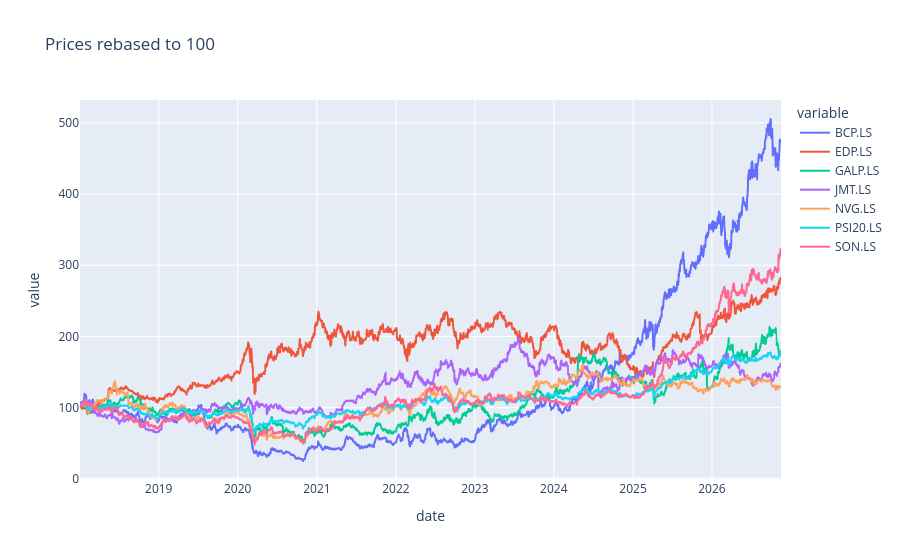

Source (notebook cell):
### Markdown cell above
## 5. Visual check — prices rebased to 100

### Code cell
rebased = prices.dropna() / prices.dropna().iloc[0] * 100
px.line(rebased, title="Prices rebased to 100").show()

### Figure 1 — Plotly figure (JSON) as saved in the notebook; plotly's stock layout.template omitted (floating-point values rounded to 4 significant figures; data arrays with more than 128 entries replaced by an {"elided": "..."} marker saying what was removed)
{"data": [{"hovertemplate": "variable=BCP.LS<br>date=%{x}<br>value=%{y}<extra></extra>", "legendgroup": "BCP.LS", "line": {"color": "#636efa", "dash": "solid"}, "marker": {"symbol": "circle"}, "mode": "lines", "name": "BCP.LS", "showlegend": true, "type": "scattergl", "x": {"elided": "2260 str values"}, "xaxis": "x", "y": {"elided": "2260 float values"}, "yaxis": "y"}, {"hovertemplate": "variable=EDP.LS<br>date=%{x}<br>value=%{y}<extra></extra>", "legendgroup": "EDP.LS", "line": {"color": "#EF553B", "dash": "solid"}, "marker": {"symbol": "circle"}, "mode": "lines", "name": "EDP.LS", "showlegend": true, "type": "scattergl", "x": {"elided": "2260 str values"}, "xaxis": "x", "y": {"elided": "2260 float values"}, "yaxis": "y"}, {"hovertemplate": "variable=GALP.LS<br>date=%{x}<br>value=%{y}<extra></extra>", "legendgroup": "GALP.LS", "line": {"color": "#00cc96", "dash": "solid"}, "marker": {"symbol": "circle"}, "mode": "lines", "name": "GALP.LS", "showlegend": true, "type": "scattergl", "x": {"elided": "2260 str values"}, "xaxis": "x", "y": {"elided": "2260 float values"}, "yaxis": "y"}, {"hovertemplate": "variable=JMT.LS<br>date=%{x}<br>value=%{y}<extra></extra>", "legendgroup": "JMT.LS", "line": {"color": "#ab63fa", "dash": "solid"}, "marker": {"symbol": "circle"}, "mode": "lines", "name": "JMT.LS", "showlegend": true, "type": "scattergl", "x": {"elided": "2260 str values"}, "xaxis": "x", "y": {"elided": "2260 float values"}, "yaxis": "y"}, {"hovertemplate": "variable=NVG.LS<br>date=%{x}<br>value=%{y}<extra></extra>", "legendgroup": "NVG.LS", "line": {"color": "#FFA15A", "dash": "solid"}, "marker": {"symbol": "circle"}, "mode": "lines", "name": "NVG.LS", "showlegend": true, "type": "scattergl", "x": {"elided": "2260 str values"}, "xaxis": "x", "y": {"elided": "2260 float values"}, "yaxis": "y"}, {"hovertemplate": "variable=PSI20.LS<br>date=%{x}<br>value=%{y}<extra></extra>", "legendgroup": "PSI20.LS", "line": {"color": "#19d3f3", "dash": "solid"}, "marker": {"symbol": "circle"}, "mode": "lines", "name": "PSI20.LS", "showlegend": true, "type": "scattergl", "x": {"elided": "2260 str values"}, "xaxis": "x", "y": {"elided": "2260 float values"}, "yaxis": "y"}, {"hovertemplate": "variable=SON.LS<br>date=%{x}<br>value=%{y}<extra></extra>", "legendgroup": "SON.LS", "line": {"color": "#FF6692", "dash": "solid"}, "marker": {"symbol": "circle"}, "mode": "lines", "name": "SON.LS", "showlegend": true, "type": "scattergl", "x": {"elided": "2260 str values"}, "xaxis": "x", "y": {"elided": "2260 float values"}, "yaxis": "y"}], "layout": {"legend": {"title": {"text": "variable"}, "tracegroupgap": 0}, "title": {"text": "Prices rebased to 100"}, "xaxis": {"anchor": "y", "domain": [0, 1], "title": {"text": "date"}}, "yaxis": {"anchor": "x", "domain": [0, 1], "title": {"text": "value"}}}}
